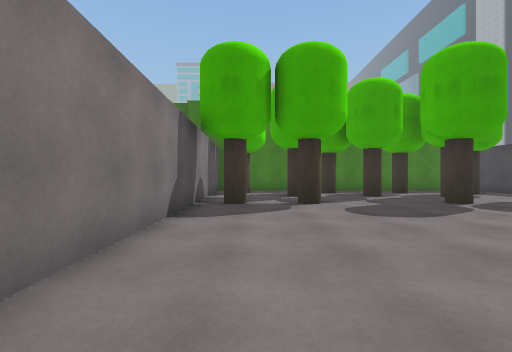
view 1 (above)

14 first-person views from a walk through a Unity game level. The camera is 1.2 m above the floor, looks level and sees 90° across. The floor is counted in squares, 2 m on a side. Each view is taken from the middle of a square. On the plan, view 1 faces up. The plan holds only what a view shows up to about 9 squares ahead; the rest is blank. The place goes on beyond the plan. The player is left out. Some animated figures are left out.

view 2
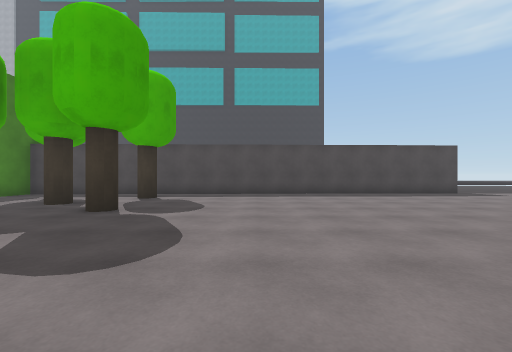

view 3
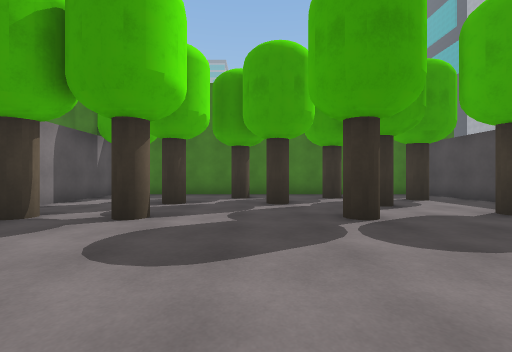

view 4
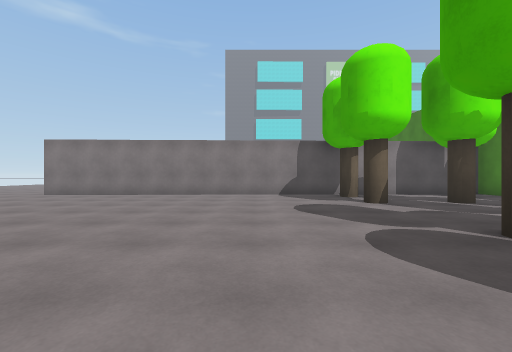

view 5
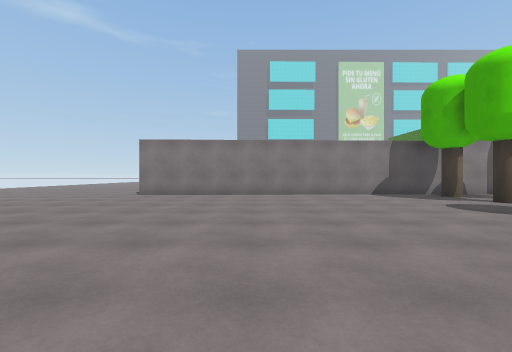

view 6
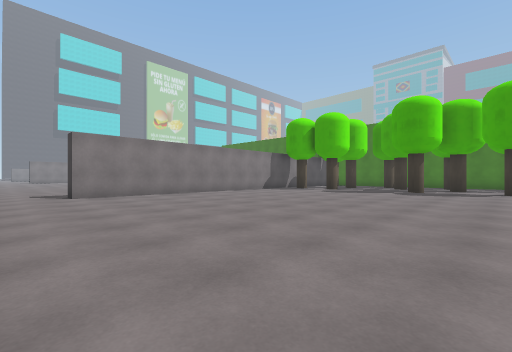

view 7
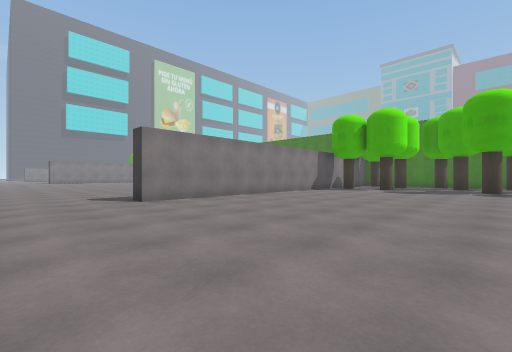

view 8
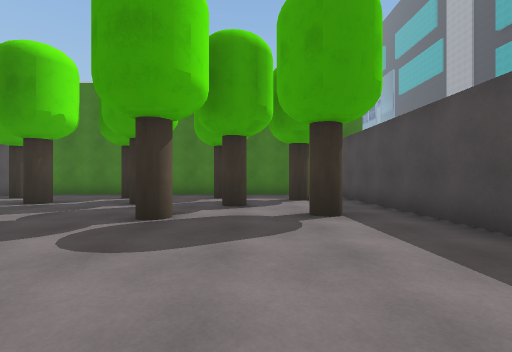

view 9
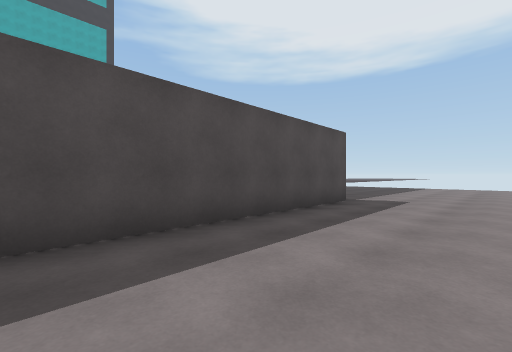

view 10
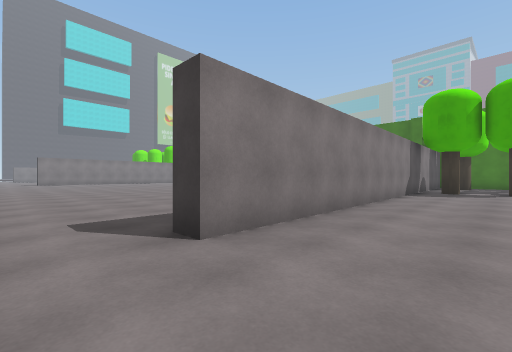

view 11
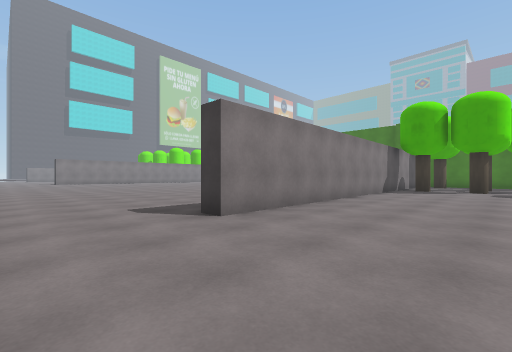

view 12
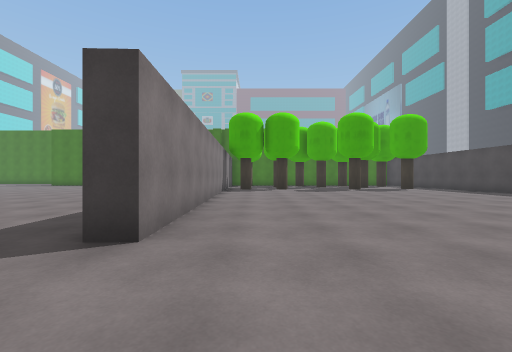

view 13
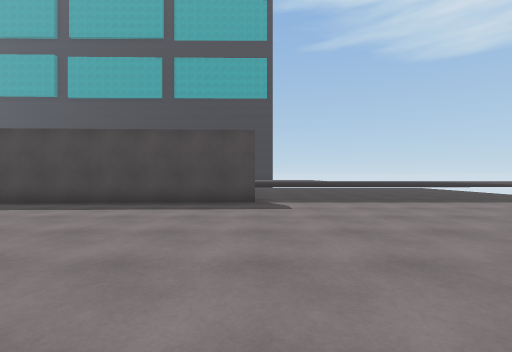

view 14
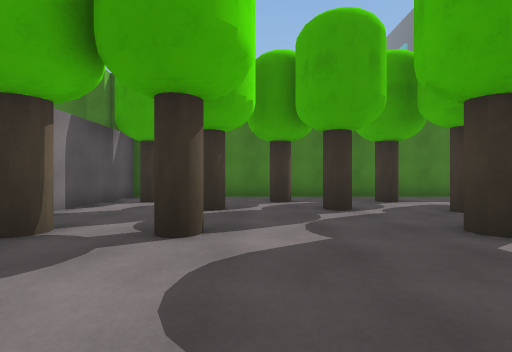

### Floor plan
Points are (right, up) in squares from view 1. A wall is a line through its corners. A room is listed if a view was taken in it or the views show most of it. See-through windows are left out.
Room 1 (views 1, 2, 3, 4, 5, 6, 7, 8, 9, 10, 11, 13, 14)
walls: (8.9, -4.1) (8.4, 10.4) (-1.5, 10.4) (-1.1, -3.7)
ways out: opening at (-0.3, -5) to room 2
objects: cylinder (-1, 6) to (0, 6); cylinder (0, 9); cylinder (1, 6); cylinder (1, 8); cylinder (3, 8); cylinder (3, 9); cylinder (5, 6); cylinder (5, 9); cylinder (6, 7); cylinder (7, 6); cylinder (7, 8)
Room 2 (view 12)
walls: (-1.1, -3.7) (-1.6, -3.7)
ways out: opening at (-0.3, -5) to room 1

Positions as (right, up) in squares from view 1, and headings:
1: (0, 0), facing up
2: (0, 3), facing right
3: (3, 2), facing up
4: (7, 3), facing left
5: (7, 0), facing left
6: (7, -5), facing up-left
7: (5, -6), facing up-left
8: (6, 2), facing up
9: (6, 2), facing down-right
10: (1, -5), facing up-left
11: (2, -6), facing up-left
12: (0, -6), facing up
13: (3, -4), facing right
14: (2, 3), facing up
